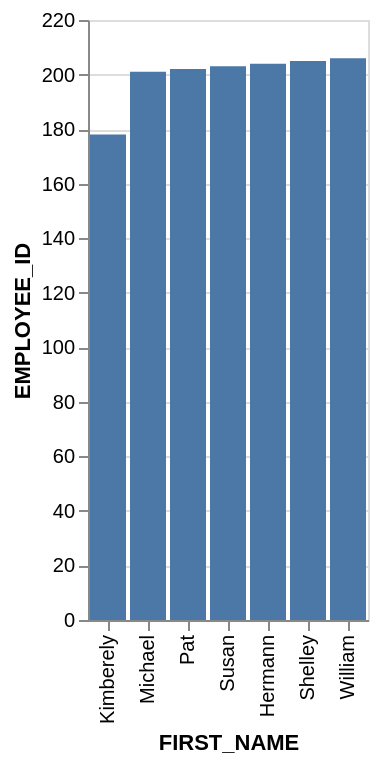

The specification (Vega-Lite) saved for this image:
### Vega-Lite specification from a JSON file in a GitHub repository (floating-point values rounded to 4 significant figures)
{"data": {"values": [{"x_data": "Kimberely", "y_data": 178}, {"x_data": "Michael", "y_data": 201}, {"x_data": "Pat", "y_data": 202}, {"x_data": "Susan", "y_data": 203}, {"x_data": "Hermann", "y_data": 204}, {"x_data": "Shelley", "y_data": 205}, {"x_data": "William", "y_data": 206}]}, "mark": "bar", "encoding": {"x": {"field": "x_data", "type": "nominal", "title": "FIRST_NAME", "sort": {"op": "sum", "field": "y_data", "order": "ascending"}}, "y": {"field": "y_data", "type": "quantitative", "title": "EMPLOYEE_ID"}}}
